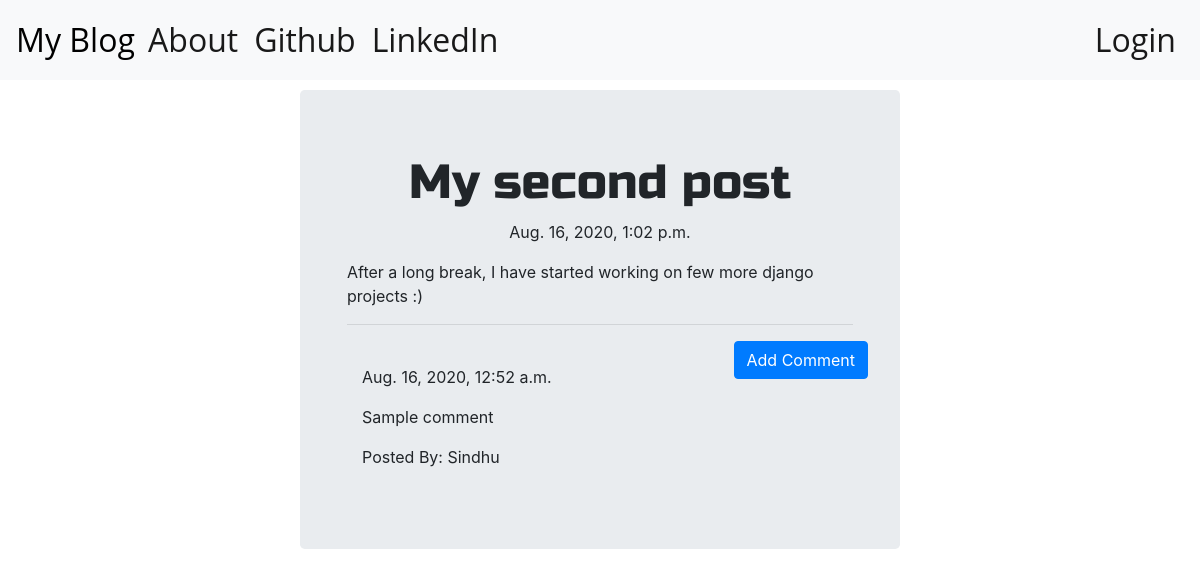
/post/5/, run on the app's committed database.
### blog/models.py (models this page shows, shortened)
class Post(models.Model):
    author = models.ForeignKey('auth.User',on_delete=models.CASCADE)
    title = models.CharField(max_length=200)
    text = models.TextField()
    create_date = models.DateTimeField(default=timezone.now)
    published_date = models.DateTimeField(blank=True,null=True)

class Comment(models.Model):
    post = models.ForeignKey('blog.Post',related_name='comments',on_delete=models.CASCADE)
    author = models.CharField(max_length=200)
    text = models.TextField()
    create_date = models.DateTimeField(default=timezone.now)
    approved_comment = models.BooleanField(default=False)

### blog/views.py (the view)
# urls.py: path('post/<int:pk>/',views.PostDetailView.as_view(),name='post_detail'),
class PostDetailView(DetailView):
    model = Post

### blog/templates/blog/post_detail.html (shortened to what this page needs)
{% extends 'blog/base.html' %}
{% block content %}
  <h1 class="posttitle loader">{{ post.title }}</h1>
  {% if post.published_date %}
    <div class="date postdate">
      {{ post.published_date }}
    </div>
  {% else %}
    <a class="btn btn-primary" href="{% url 'blog:post_publish' pk=post.pk %}">Publish</a>
  {% endif %}
  <p class='postcontent'>{{post.text|safe|linebreaksbr}}</p>
  <hr>
  <a class="btn btn-primary btn-comment" href="{% url 'blog:add_comment_to_post' pk=post.pk %}">Add Comment</a>
  <div class="container">
    {% for comment in post.comments.all %}
    <br>
      {% if user.is_authenticated or comment.approved_comment %}
        {{comment.create_date}}
        <p>{{comment.text|safe|linebreaks}}</p>
        <p>Posted By: {{comment.author}}</p>
      {% endif %}
      {% empty %}
      <p>No Comments!</p>
    {% endfor %}
  </div>
{% endblock %}

### blog/static/css/blog.css (style rules this page uses)
.loader { filter:hue-rotate(0deg); color:linear-gradient(45deg,#0f8,#08f); animation:hue 10000ms infinite linear; }
.postdate { text-align:center; }
.posttitle { font-family: 'Russo One',sans-serif; font-size: 3em; text-align:center; }
.postcontent { font-family: 'Montserrat'; font-size: 1.5em; }
.btn-comment { position: absolute; right: 0px; }

### data on the page
Post: title "My second post", published_date "Aug. 16, 2020, 1:02 p.m.", text "After a long break, I have started working on few more django projects :)"
Comment: create_date "Aug. 16, 2020, 12:52 a.m.", text "Sample comment", author "Sindhu"
